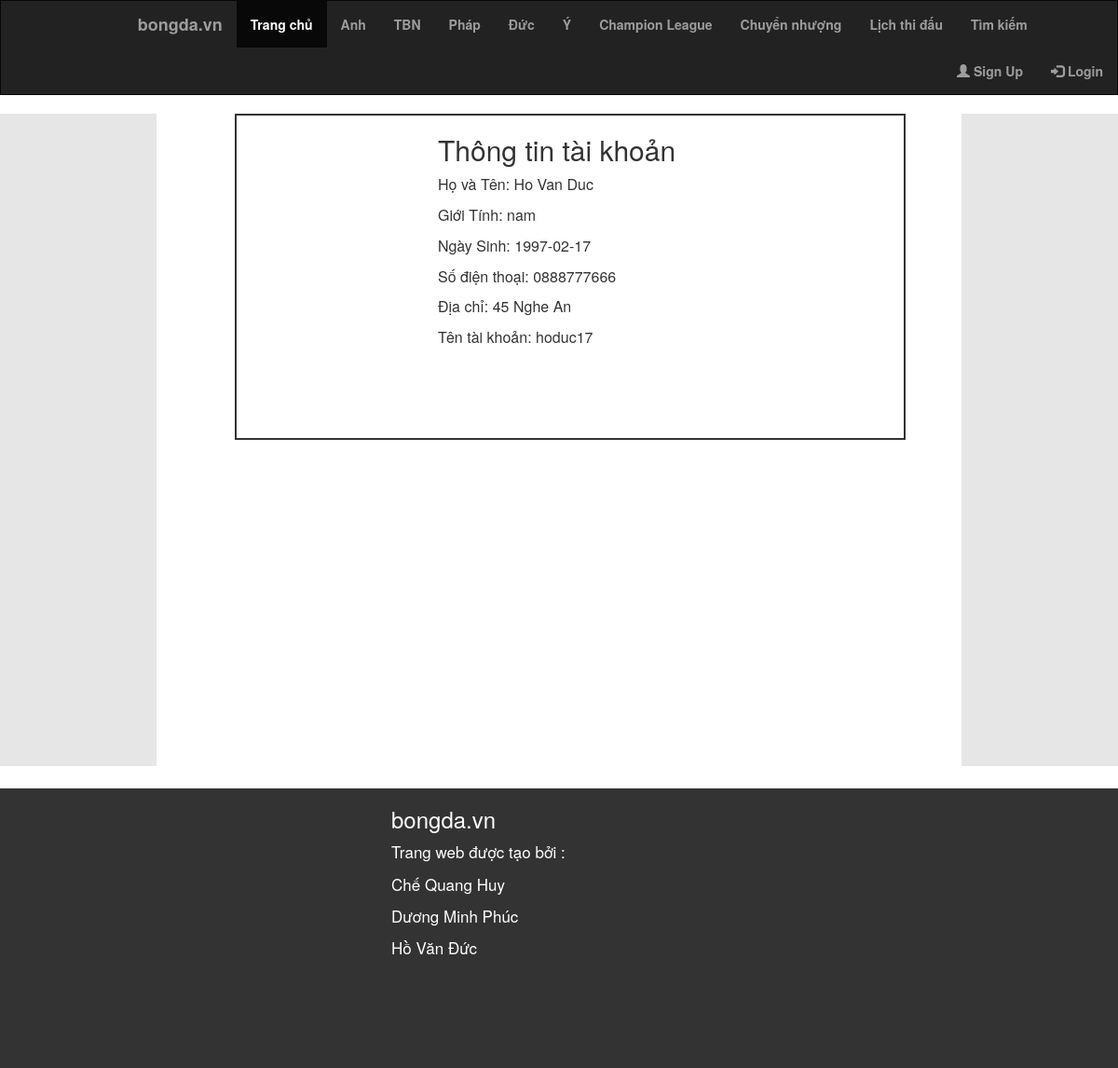
Page /WebsiteBongDa/UserInfor.php?id=3 on the committed database.
### tables this page shows
CREATE TABLE `account` (
  `idaccount` int(10) NOT NULL,
  `nickname` varchar(20) NOT NULL,
  `password` varchar(20) NOT NULL,
  `role` varchar(20) NOT NULL,
  `name` varchar(50) NOT NULL,
  `sex` varchar(10) NOT NULL,
  `birthday` date NOT NULL,
  `gmail` varchar(50) NOT NULL,
  `phone` varchar(11) NOT NULL,
  `address` varchar(50) NOT NULL
);

### WebsiteBongDa/UserInfor.php (the view, shortened to what this page needs)
<!DOCTYPE html>
<html>
<head>
  <link rel="stylesheet" href="https://maxcdn.bootstrapcdn.com/bootstrap/3.3.7/css/bootstrap.min.css">
    <link rel="stylesheet" type="text/css" href="Library/FootballLibrary.css">
 <link rel="stylesheet" type="text/css" href="Library/League.css">
</head>
<body>
<?php
	 if ($_SESSION['check'] == 0) {
	 	include("header.php");
	}else if($_SESSION['check'] == 1){
      	include("headerloggedadmin.php");
	 }
	 else if($_SESSION['check'] == 2){
      	include("headerloggedctv.php");
	 }
 ?>
 <div id="content">
	<div class="space" style="float: left;height: 700px;"></div>
	<div class="loginborder">
		<h2>Thông tin tài khoản</h2>
		<?php
			$id = $_GET['id'];
			$link = mysqli_connect("localhost","root","","footballdb") or die ("Khong the ket noi den co so du lieu");
			$sql = "SELECT *FROM account WHERE idaccount = '$id'";
			$rs = mysqli_query($link,$sql);
			$row=mysqli_fetch_array($rs,MYSQLI_BOTH);
			echo "<p>Họ và Tên: ".$row['name']."</p>";
			echo "<p>Giới Tính: ".$row['sex']."</p>";
			echo "<p>Ngày Sinh: ".$row['birthday']."</p>";
			echo "<p>Số điện thoại: ".$row['phone']."</p>";
			echo "<p>Địa chỉ: ".$row['address']."</p>";
			echo "<p>Tên tài khoản: ".$row['nickname']."</p>";
		 ?>
	</div>
	<div class="space" style="float: right;height: 700px;"></div>
</div>
<div class="footer" style="color: white;padding-left: 35%;">
    <div style="font-size: 17px;">
	<h3>bongda.vn</h3>
	<p>Trang web được tạo bởi :</p>
    <p>Chế Quang Huy</p>
    <p>Dương Minh Phúc</p>
    <p>Hồ Văn Đức</p>
  </div>
</div>
</body>
</html>
</html>

### WebsiteBongDa/Library/FootballLibrary.css (style rules this page uses)
.footer { background-color: #333; height: 300px; width: 100%; float: left; margin-top: 2%; }

### WebsiteBongDa/Library/League.css (style rules this page uses)
#content { width: 100%; height: 500px; margin-top: 0; }
.space { width: 14%; height: 1800px; background-color: #e6e6e6; }
.loginborder { border: 2px solid #333; width: 60%; margin-left: 7%; height: 70%; float: left; padding-left: 18%; font-size: 16px; }

### rows in the picture
account: name "Ho Van Duc", sex "nam", birthday "1997-02-17", phone "0888777666", address "45 Nghe An", nickname "hoduc17"
